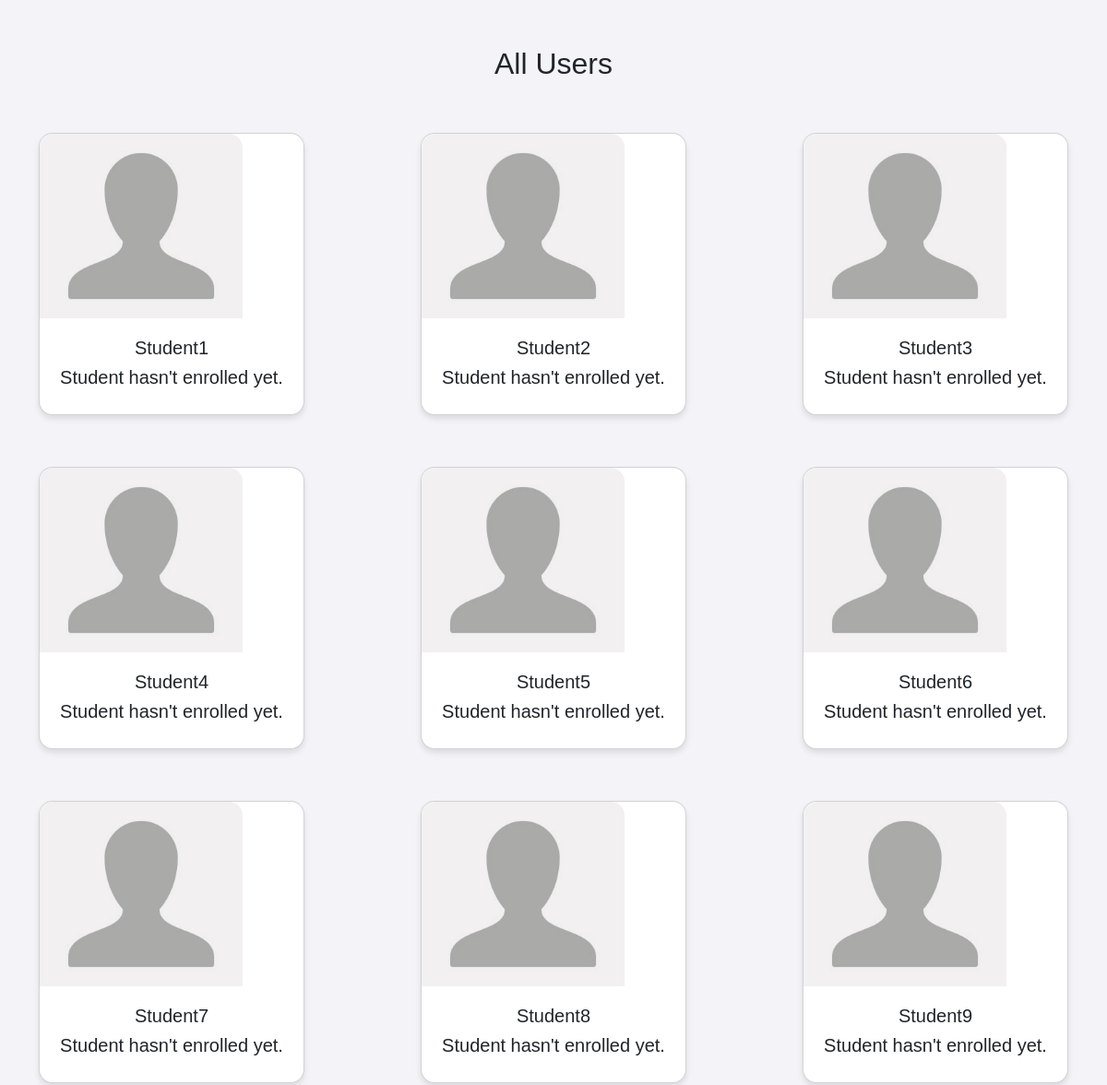
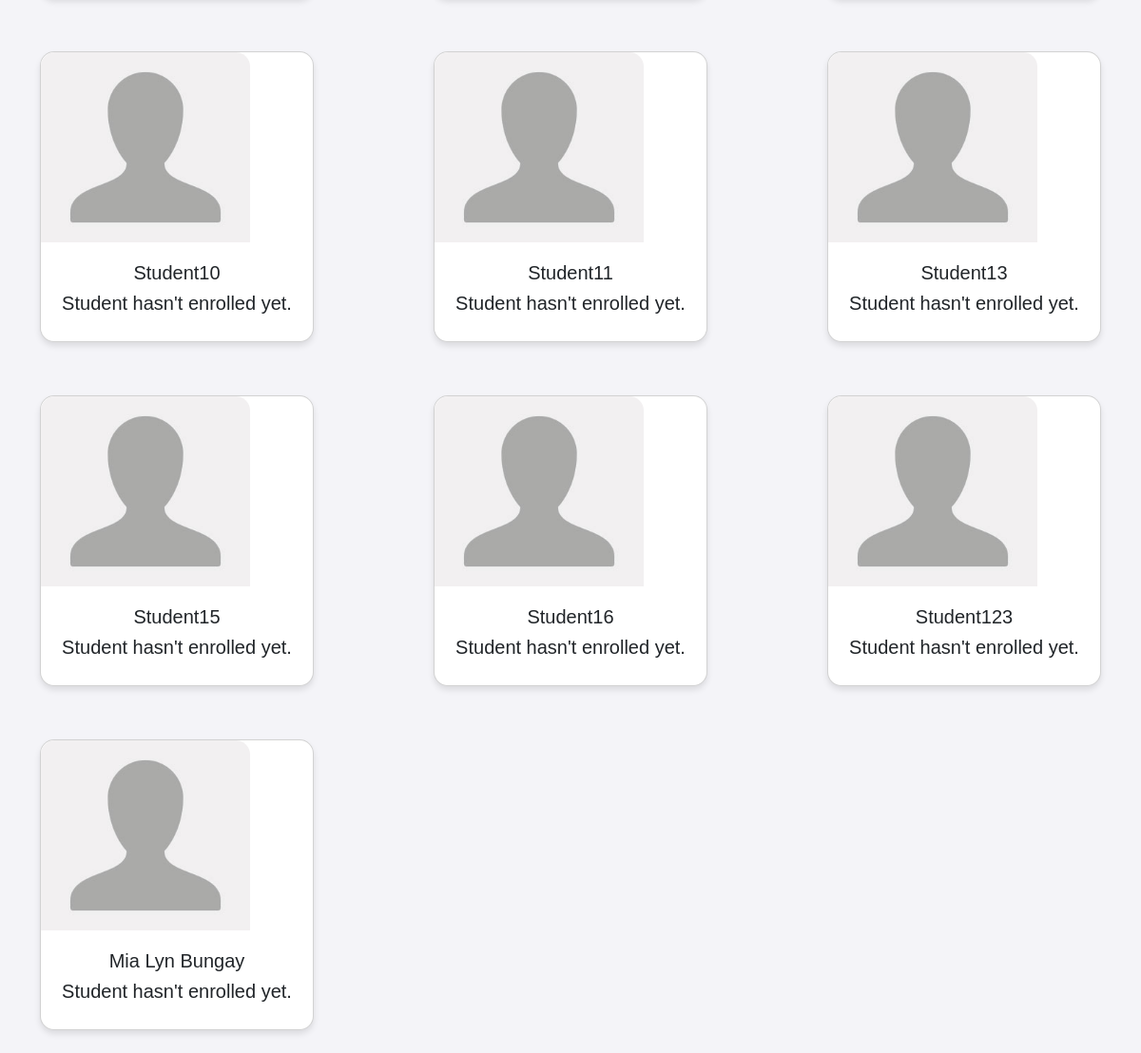
Page /student/profiles.php on the committed database (2 pictures, top to bottom).
### tables this page shows
CREATE TABLE `users` (
  `id` int(11) NOT NULL,
  `name` varchar(100) NOT NULL,
  `email` varchar(100) NOT NULL,
  `password` varchar(255) NOT NULL,
  `role` enum('student','admin') NOT NULL DEFAULT 'student',
  `created_at` timestamp NOT NULL DEFAULT current_timestamp(),
  `profile_image` varchar(255) DEFAULT NULL,
  `birthdate` date DEFAULT NULL,
  `bio` text DEFAULT NULL,
  `address` varchar(255) DEFAULT NULL
);

### student/profiles.php (the view, shortened to what this page needs)
<?php
$servername = "localhost";
$username = "root";
$password = "";
$dbname = "academics";
try {
    $conn = new PDO("mysql:host=$servername;dbname=$dbname", $username, $password);
    $conn->setAttribute(PDO::ATTR_ERRMODE, PDO::ERRMODE_EXCEPTION);
    $stmt_users = $conn->prepare("SELECT users.*, classes.RefNum FROM users LEFT JOIN classes ON users.id = classes.user_id");
    $stmt_users->execute();
    $users = $stmt_users->fetchAll();
} catch (PDOException $e) {
    echo "Error: " . $e->getMessage();
}
?>
<!DOCTYPE html>
<html lang="en">
<head>
    <link href="https://stackpath.bootstrapcdn.com/bootstrap/5.3.1/css/bootstrap.min.css" rel="stylesheet">
</head>
<body>
<div class="container">
    <h2 class="mb-4" style="text-align:center;">All Users</h2>
    <div class="card-deck">
        <?php foreach ($users as $user) : ?>
        <div class="card mb-4" style="width: 18rem;">
                <img src="<?php echo (!empty($user['profile_image'])) ? $user['profile_image'] : '../assets/uploads/default.jpg' ?>" class="card-img-top" alt="<?php echo $user['name'] ?>'s image" style="object-fit: cover;">
                <div class="card-body">
                    <?php if ($user['RefNum'] !== null) : ?>
                        <h5 class="card-title" style="text-align:center">Reference: #<?php echo $user['RefNum'] ?></h5>
                    <?php else : ?>
                        <h5 class="card-title" style="text-align:center"><?php echo $user['name'] ?></h5>
                        <h5 class="card-title" style="text-align:center">Student hasn't enrolled yet.</h5>
                    <?php endif; ?>
                </div>
            </div>
        <?php endforeach; ?>
    </div>
</div>
</body>
</html>

### student/profiles.php (style rules this page uses)
body { background-color: #f4f4f8; font-family: 'Arial', sans-serif; }
.container { margin-top: 50px; width: auto; }
.card { border-radius: 15px; box-shadow: 0 4px 6px rgba(0, 0, 0, 0.1); transition: all 0.3s; margin-top: 2rem; }
.card-img-top { border-top-left-radius: 15px; border-top-right-radius: 15px; height: 200px; object-fit: cover; max-width: 220px; }
.card-body { padding: 20px; }
.card-deck { display: flex; flex-direction: row; justify-content: space-between; flex-wrap: wrap; }

### rows in the picture
users: name "Student1"
users: name "Student2"
users: name "Student3"
users: name "Student4"
users: name "Student5"
users: name "Student6"
users: name "Student7"
users: name "Student8"
users: name "Student9"
users: name "Student10"
users: name "Student11"
users: name "Student13"
users: name "Student15"
users: name "Student16"
users: name "Student123"
users: name "Mia Lyn Bungay"
